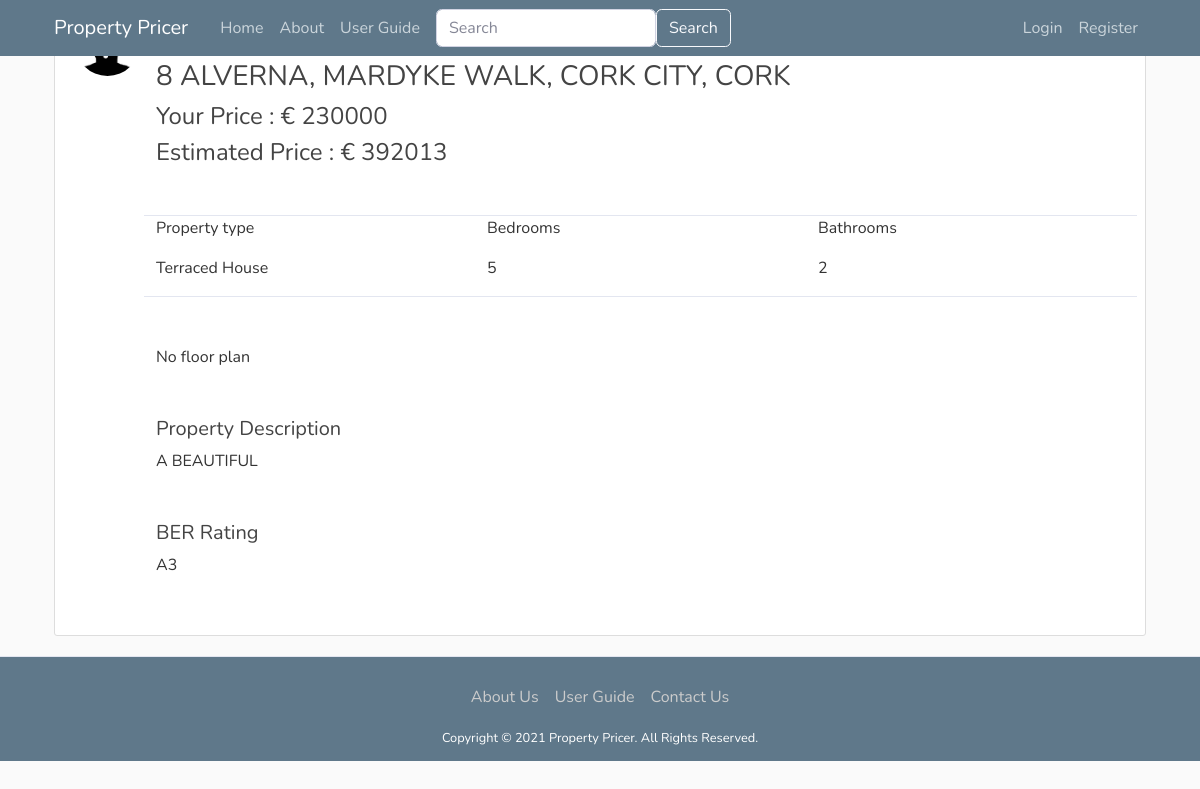
The app's page /post/1/ with its own data.
### webpages/models.py (models this page shows, shortened)
class Post(models.Model):
    property_description = models.TextField(null=True, blank=True)
    address_line_1 = models.CharField(max_length=255)
    address_line_2 = models.CharField(max_length=255, null=True, blank=True)
    city = models.CharField(max_length=128, default='')
    county = models.CharField(max_length=128, default='')
    floor_plan = models.ImageField(upload_to="floor_plan", null=True, blank=True)
    property_type = models.CharField(max_length=128, default='',
                                     choices=PROPERTY_TYPE_CHOICES)
    number_of_bedrooms = models.PositiveIntegerField()
    number_of_bathrooms = models.PositiveIntegerField()
    energy_rating = models.CharField(max_length=128, default='',
                                     choices=ENERGY_RATING_CHOICES)
    size = models.IntegerField()
    date_posted = models.DateField(default=timezone.now)
    author = models.ForeignKey(User, related_name="user_posts", on_delete=models.CASCADE)
    price = models.PositiveIntegerField(null=True, blank=True, editable=True)
    estimated_price = models.PositiveIntegerField(null=False, blank=True, editable=False)
    __original_price = None
    """
        this method return a string to redirect the user after posting to that post by returning post details the
        primary key of the newly created post
    """
    """
        overwriting the django save method
        by passing in the estimated price into the price before it is saved
    """
    def save(self, force_insert=False, force_update=False, *args, **kwargs):
        estimated_price = price_pridiction_model(
            self.number_of_bedrooms,
            self.number_of_bathrooms,
            self.size,
            int(property_type_dict[self.property_type]),
            int(energy_rating_dict[self.energy_rating])
        )
        self.estimated_price = estimated_price
        super().save(force_insert, force_update, *args, **kwargs)

### webpages/views.py (the view)
# urls.py: path('post/<int:pk>/', PostDetailView.as_view(), name='post-detail'),
class PostDetailView(DetailView):
    model = Post

### templates/webpages/post_detail.html
{% extends "base.html" %}
{% block content %}
    {% include 'webpages/long_post.html' %}
{% endblock content %}

### templates/webpages/long_post.html (shortened to what this page needs)
<article class="media content-section">
    <div class="media-body w-50">
        <div class="article-metadata row ml-1 pb-2">
            <a class="mr-2" href="{% url 'profile-page' post.author.username %}">{{ post.author }}</a>
            <small class="text-muted my-auto">{{ post.date_posted|date:"F d, Y" }}</small>
        </div>
        {% if object.address_line_2 %}
            <h3 class="article-title mt-3"><a class="article-title" href="{% url 'post-detail' post.id %}">{{ object.address_line_1 }}, {{ post.address_line_2 }}, {{ post.city }}, {{ post.county }}</a></h3>
        {% else %}
            <h3 class="article-title mt-3"><a class="article-title" href="{% url 'post-detail' post.id %}">{{ post.address_line_1 }}, {{ post.city }}, {{ post.county }}</a></h3>
        {% endif %}
        {% if post.price %}
            <h4>Your Price :  € {{ post.price }}</h4>
            <h4>Estimated Price : € {{ post.estimated_price }}</h4>
        {% else %}
            <h4>POA</h4>
        {% endif %}
        <div class="row my-5 border-top border-bottom">
            <div class="col-md-4">
                <p>Property type</p>
                <p>{{ post.property_type }}</p>
            </div>
            <div class="col-md-4">
                <p>Bedrooms</p>
                <p>{{ post.number_of_bedrooms }}</p>
            </div>
            <div class="col-md-4">
                <p>Bathrooms</p>
                <p>{{ post.number_of_bathrooms }}</p>
            </div>
        </div>
        <div class="my-5">
            {% if post.floor_plan %}
                <h5>Floor Plan</h5>
                <img src="{{ post.floor_plan.url }}" />
            {% else %}
                <p>No floor plan</p>
            {% endif %}
        </div>
        <div class="my-5">
            <h5>Property Description</h5>
            {% if post.property_description %}
                <p class="article-content">{{ post.property_description }}</p>
            {% else %}
                <p>No property description</p>
            {% endif %}
        </div>
        <div class="my-5">
            {% if post.energy_rating %}
                <h5>BER Rating</h5>
                <p class="article-content">{{ post.energy_rating }}</p>
            {% else %}
                <p>No BER Rating</p>
            {% endif %}
        </div>
    </div>
</article>

### static/css/main.css (style rules this page uses)
body { background: #fafafa; color: #333333; }
h1, h2, h3, h4, h5, h6 { color: #444444; }
.content-section { background: #ffffff; padding: 10px 20px; border: 1px solid #dddddd; border-radius: 3px; margin-bottom: 20px; }
.article-title { color: #444444; }
.article-content { white-space: pre-line; }
.article-metadata { padding-bottom: 4px; margin-bottom: 4px; border-bottom: 1px solid #e3e3e3 }

### records on screen
Post: address_line_1 "8 ALVERNA", address_line_2 "MARDYKE WALK", city "CORK CITY", county "CORK", price "230000", estimated_price "392013", property_type "Terraced House", number_of_bedrooms "5", number_of_bathrooms "2", property_description "A BEAUTIFUL", energy_rating "A3"
